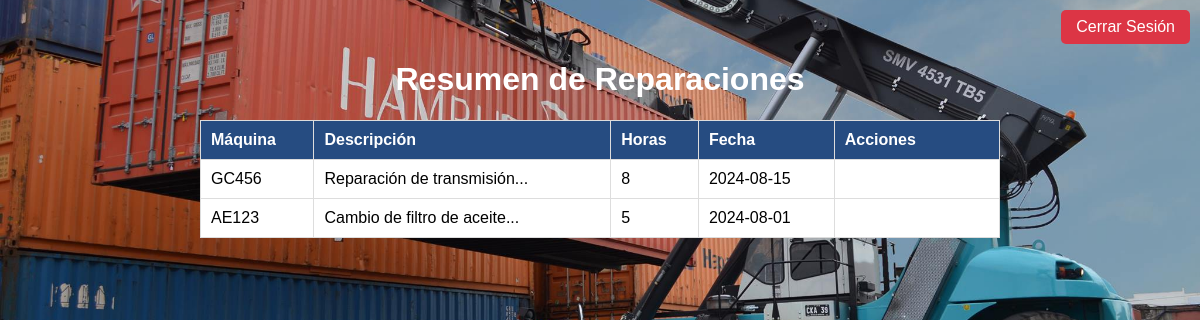
Page /resumen_reparaciones.php (signed in) on the committed database.
### tables this page shows
CREATE TABLE reparaciones (
    reparacion_id INT AUTO_INCREMENT PRIMARY KEY,
    maquina_id INT,
    descripcion_reparacion TEXT NOT NULL,
    horas_trabajadas INT NOT NULL,
    fecha_reparacion DATE NOT NULL,
    FOREIGN KEY (maquina_id) REFERENCES maquinas(maquina_id)
);

CREATE TABLE maquinas (
    maquina_id INT AUTO_INCREMENT PRIMARY KEY,
    numero_interno VARCHAR(50) NOT NULL UNIQUE,
    descripcion VARCHAR(255) NOT NULL
);

### resumen_reparaciones.php (the view, shortened to what this page needs)
<?php
require 'conectar.php';
$reparaciones = $conexion->query("
    SELECT r.*, m.numero_interno
    FROM reparaciones r
    JOIN maquinas m ON r.maquina_id = m.maquina_id
    ORDER BY r.fecha_reparacion DESC
");
?>
<!DOCTYPE html>
<html>
<head>
<link rel="stylesheet" href= "estilo.css">
</head>
<body>
<?php include 'header.php'; ?>
    <h1>Resumen de Reparaciones</h1>
    <table border="1">
        <tr>
            <th>Máquina</th>
            <th>Descripción</th>
            <th>Horas</th>
            <th>Fecha</th>
            <th>Acciones</th>
        </tr>
        <?php while($rep = $reparaciones->fetch_assoc()): ?>
        <tr>
            <td><?php echo $rep['numero_interno']; ?></td>
            <td><?php echo substr($rep['descripcion_reparacion'], 0, 50); ?>...</td>
            <td><?php echo $rep['horas_trabajadas']; ?></td>
            <td><?php echo $rep['fecha_reparacion']; ?></td>
            <td>
                <a href="editar_reparacion.php?id=<?php echo $rep['reparacion_id']; ?>">Editar</a>
                <a href="eliminar_reparacion.php?id=<?php echo $rep['reparacion_id']; ?>">Eliminar</a>
            </td>
        </tr>
        <?php endwhile; ?>
    </table>
</body>
</html>

### estilo.css (style rules this page uses)
body { font-family: Arial, sans-serif; background-color: #1e2b3c; background-image: url(img/me.jpg); background-position: center; background-size: cover; background-repeat: no-repeat; margin: 0; padding: 0; text-align: center; }
a { color: #ffffff; text-decoration: none; }
h1, h2, h3 { text-align: center; color: white; }
table { width: 80%; margin: 30px auto; border-collapse: collapse; background-color: white; border: 1px solid #ccc; text-align: left; }
th { background-color: #264c81; color: white; padding: 10px; }
td { padding: 10px; border: 1px solid #ddd; }
body { font-family: Arial, sans-serif; max-width: 800px; margin: 20px auto; padding: 20px; }
table { width: 100%; border-collapse: collapse; margin-top: 20px; }
th, td { padding: 10px; border: 1px solid #ddd; text-align: left; }

### rows in the picture
reparaciones: maquina.numero_interno "GC456", descripcion_reparacion "Reparación de transmisión", horas_trabajadas "8", fecha_reparacion "2024-08-15"
reparaciones: maquina.numero_interno "AE123", descripcion_reparacion "Cambio de filtro de aceite", horas_trabajadas "5", fecha_reparacion "2024-08-01"
